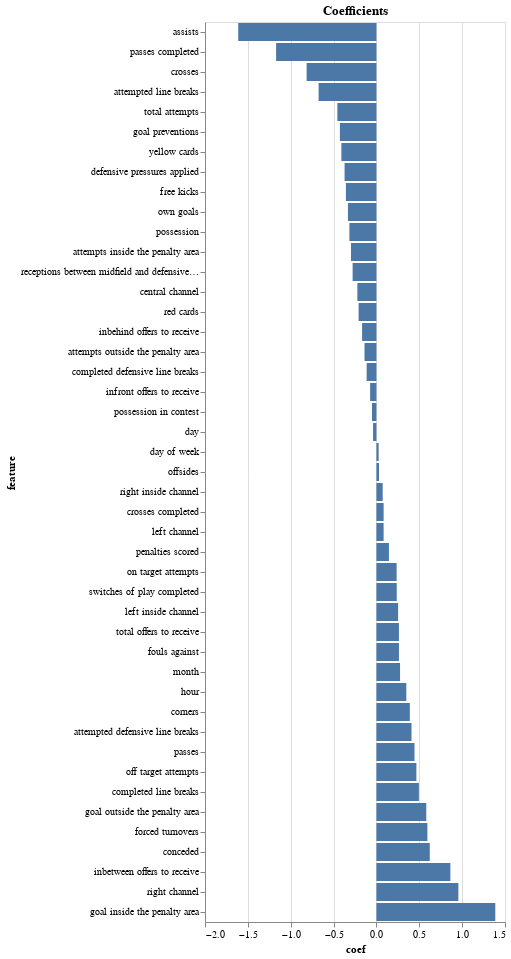

The notebook cell this image was saved under:
### Markdown cell above
## Aside: coefficient magnitudes

Execute the following code to get a sense for which coefficients were deemed most important in our linear regression model.  (The following code assumes `reg` is the name of your fit `LinearRegression` object.  This code requires a recent version of Altair, which I've specified through the `requirements.txt` file and the Initialization notebook.  This should automatically be there for you if you duplicated this project.  If not, you can recreate it by clicking the Python Machine button at the lower left, and selecting `Initialization notebook`, and then copying what I have in the `requirements.txt` file.  Or if it's causing trouble, just ignore all this and delete the `.sort('x')` method in the below code.)

```
import altair as alt

df_coef = pd.DataFrame({
    'feature': reg.feature_names_in_,
    'coef': reg.coef_
})

chart = alt.Chart(df_coef).mark_bar().encode(
    x='coef',
    y=alt.Y('feature').sort('x') # delete `sort('x')` if necessary
).properties(
    title='Coefficients'
)
chart
```

Comment: In my preparation for this lab, these coefficient sizes have been very unstable.  That is another sign of overfitting.  So if you do this twice with different random states, do not expect similar results.

Comment 2: These coefficient sizes would not be meaningful (in relation to each other) if we had not rescaled the input columns to have equal standard deviations.

### Code cell
import altair as alt

df_coef = pd.DataFrame({
    'feature': reg.feature_names_in_,
    'coef': reg.coef_
})

chart = alt.Chart(df_coef).mark_bar().encode(
    x='coef',
    y=alt.Y('feature').sort('x')
).properties(
    title='Coefficients'
)
chart

### Figure 1 — Vega-Lite specification as saved in the notebook (floating-point values rounded to 4 significant figures)
{"config": {"view": {"continuousWidth": 300, "continuousHeight": 300}}, "data": {"name": "data-8691a1c30c6feda4a88d65c2a2b4e7d2"}, "mark": {"type": "bar"}, "encoding": {"x": {"field": "coef", "type": "quantitative"}, "y": {"field": "feature", "sort": "x", "type": "nominal"}}, "title": "Coefficients", "$schema": "https://vega.github.io/schema/vega-lite/v5.17.0.json", "datasets": {"data-8691a1c30c6feda4a88d65c2a2b4e7d2": [{"feature": "month", "coef": 0.2757}, {"feature": "day", "coef": -0.03943}, {"feature": "hour", "coef": 0.3489}, {"feature": "day of week", "coef": 0.02606}, {"feature": "possession", "coef": -0.3155}, {"feature": "possession in contest", "coef": -0.05154}, {"feature": "total attempts", "coef": -0.4558}, {"feature": "conceded", "coef": 0.6224}, {"feature": "goal inside the penalty area", "coef": 1.387}, {"feature": "goal outside the penalty area", "coef": 0.5816}, {"feature": "assists", "coef": -1.612}, {"feature": "on target attempts", "coef": 0.236}, {"feature": "off target attempts", "coef": 0.4661}, {"feature": "attempts inside the penalty area", "coef": -0.2964}, {"feature": "attempts outside the penalty area", "coef": -0.139}, {"feature": "left channel", "coef": 0.08389}, {"feature": "left inside channel", "coef": 0.2528}, {"feature": "central channel", "coef": -0.2224}, {"feature": "right inside channel", "coef": 0.07298}, {"feature": "right channel", "coef": 0.956}, {"feature": "total offers to receive", "coef": 0.2625}, {"feature": "inbehind offers to receive", "coef": -0.1675}, {"feature": "inbetween offers to receive", "coef": 0.8626}, {"feature": "infront offers to receive", "coef": -0.07345}, {"feature": "receptions between midfield and defensive lines", "coef": -0.2778}, {"feature": "attempted line breaks", "coef": -0.6743}, {"feature": "completed line breaks", "coef": 0.4955}, {"feature": "attempted defensive line breaks", "coef": 0.4093}, {"feature": "completed defensive line breaks", "coef": -0.1142}, {"feature": "yellow cards", "coef": -0.409}, {"feature": "red cards", "coef": -0.2078}, {"feature": "fouls against", "coef": 0.2627}, {"feature": "offsides", "coef": 0.02988}, {"feature": "passes", "coef": 0.4442}, {"feature": "passes completed", "coef": -1.17}, {"feature": "crosses", "coef": -0.8145}, {"feature": "crosses completed", "coef": 0.08388}, {"feature": "switches of play completed", "coef": 0.2371}, {"feature": "corners", "coef": 0.3898}, {"feature": "free kicks", "coef": -0.3564}, {"feature": "penalties scored", "coef": 0.146}, {"feature": "goal preventions", "coef": -0.4263}, {"feature": "own goals", "coef": -0.3325}, {"feature": "forced turnovers", "coef": 0.5945}, {"feature": "defensive pressures applied", "coef": -0.3717}]}}
